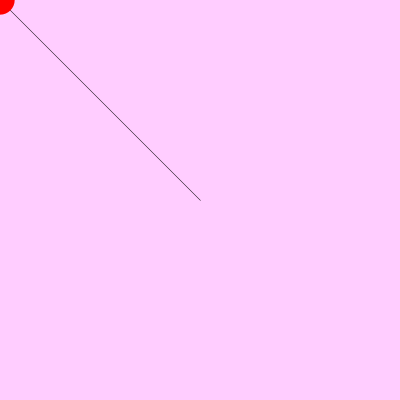
Frame 1 (no input)
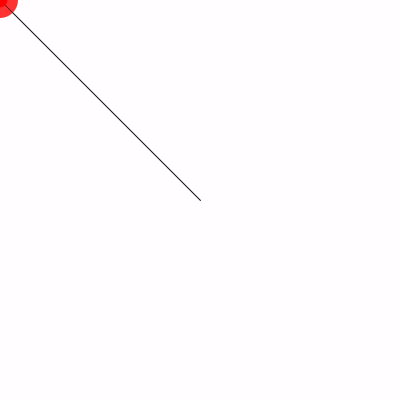
Frame 60 (the mouse pressed at the canvas centre just before this capture)
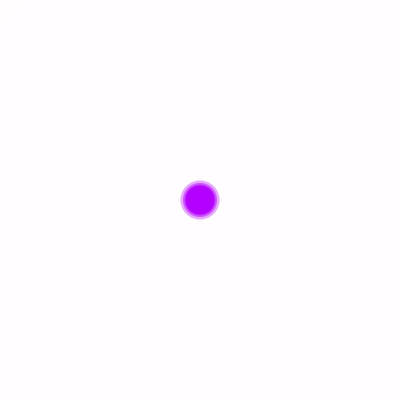
Frame 120 (the mouse held since frame 60 and released just before this capture)

The Processing sketch that drew these frames (run headless with seeded random() and noise(); from frame 60 on, the mouse is pressed at the canvas centre):

// Processing sketch: processing_60209
// ── processing_60209.pde

void setup(){
  
  size(400,400);
  background(255,255,255);
  

}

void draw(){
  
  
  float r;
  r = random(10,40);
  
  
  smooth();
  noStroke();
  
 // background(255,0,255);
 fill(255,0,255,50);
 rectMode(CENTER);
 rect(200,200,400,400);
 
 
 stroke(0);
  strokeWeight(0.5);
  line(200,200,mouseX,mouseY);
  
  colorMode(HSB);
  fill(mouseX,255,255);
  ellipseMode(CENTER);
  noStroke();
  ellipse(mouseX,mouseY,r,r);
  
  
  
  

}
